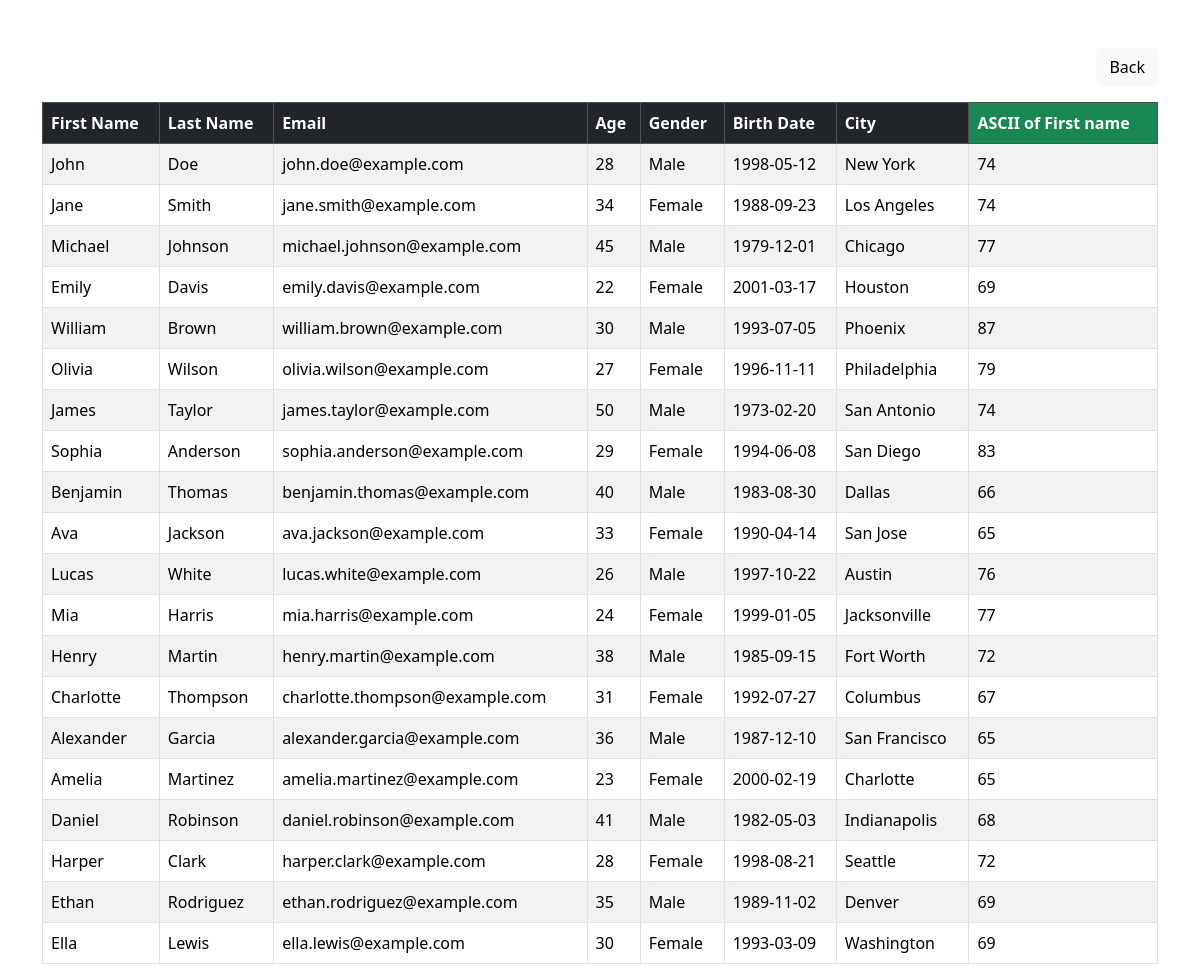
Page /ascii.php on the committed database.
### tables this page shows
CREATE TABLE `peopletbl` (
  `first_name` varchar(50) NOT NULL,
  `last_name` varchar(50) NOT NULL,
  `email` varchar(50) NOT NULL,
  `age` int(5) NOT NULL,
  `gender` varchar(20) NOT NULL,
  `birth_date` date NOT NULL,
  `city` varchar(50) NOT NULL
);

### ascii.php (the view, shortened to what this page needs)
<?php
require_once "dbconnection.php";
$sql = "SELECT *, ASCII(LEFT(first_name, 1)) AS first_char_ascii FROM peopletbl";
$result = mysqli_query($conn, $sql);
?>
<!DOCTYPE html>
<html lang="en">
<head>
    <link href="https://cdn.jsdelivr.net/npm/bootstrap@5.3.2/dist/css/bootstrap.min.css" rel="stylesheet">
</head>
<body>
    <div class="container mt-5">
        <div class="d-flex justify-content-end mb-3">
            <a href="index.php" class="btn btn-light">Back</a>
        </div>
        <table class="table table-bordered table-striped">
            <thead class="table-dark">
                <tr>
                    <th>First Name</th>
                    <th>Last Name</th>
                    <th>Email</th>
                    <th>Age</th>
                    <th>Gender</th>
                    <th>Birth Date</th>
                    <th>City</th>
                    <th class="bg-success">ASCII of First name</th>
                </tr>
            </thead>
            <tbody>
                <?php
                if (mysqli_num_rows($result) > 0) {
                    while ($row = mysqli_fetch_assoc($result)) {
                        echo "<tr>";
                        echo "<td>{$row['first_name']}</td>";
                        echo "<td>{$row['last_name']}</td>";
                        echo "<td>{$row['email']}</td>";
                        echo "<td>{$row['age']}</td>";
                        echo "<td>{$row['gender']}</td>";
                        echo "<td>{$row['birth_date']}</td>";
                        echo "<td>{$row['city']}</td>";
                        echo "<td>{$row['first_char_ascii']}</td>";
                        echo "</tr>";
                    }
                } else {
                    echo "<tr><td colspan='8'>No records found</td></tr>";
                }
                ?>
            </tbody>
        </table>
    </div>
</body>
</html>

### rows in the picture
peopletbl: first_name "John", last_name "Doe", email "john.doe@example.com", age "28", gender "Male", birth_date "1998-05-12", city "New York", first_char_ascii "74"
peopletbl: first_name "Jane", last_name "Smith", email "jane.smith@example.com", age "34", gender "Female", birth_date "1988-09-23", city "Los Angeles", first_char_ascii "74"
peopletbl: first_name "Michael", last_name "Johnson", email "michael.johnson@example.com", age "45", gender "Male", birth_date "1979-12-01", city "Chicago", first_char_ascii "77"
peopletbl: first_name "Emily", last_name "Davis", email "emily.davis@example.com", age "22", gender "Female", birth_date "2001-03-17", city "Houston", first_char_ascii "69"
peopletbl: first_name "William", last_name "Brown", email "william.brown@example.com", age "30", gender "Male", birth_date "1993-07-05", city "Phoenix", first_char_ascii "87"
peopletbl: first_name "Olivia", last_name "Wilson", email "olivia.wilson@example.com", age "27", gender "Female", birth_date "1996-11-11", city "Philadelphia", first_char_ascii "79"
peopletbl: first_name "James", last_name "Taylor", email "james.taylor@example.com", age "50", gender "Male", birth_date "1973-02-20", city "San Antonio", first_char_ascii "74"
peopletbl: first_name "Sophia", last_name "Anderson", email "sophia.anderson@example.com", age "29", gender "Female", birth_date "1994-06-08", city "San Diego", first_char_ascii "83"
peopletbl: first_name "Benjamin", last_name "Thomas", email "benjamin.thomas@example.com", age "40", gender "Male", birth_date "1983-08-30", city "Dallas", first_char_ascii "66"
peopletbl: first_name "Ava", last_name "Jackson", email "ava.jackson@example.com", age "33", gender "Female", birth_date "1990-04-14", city "San Jose", first_char_ascii "65"
peopletbl: first_name "Lucas", last_name "White", email "lucas.white@example.com", age "26", gender "Male", birth_date "1997-10-22", city "Austin", first_char_ascii "76"
peopletbl: first_name "Mia", last_name "Harris", email "mia.harris@example.com", age "24", gender "Female", birth_date "1999-01-05", city "Jacksonville", first_char_ascii "77"
peopletbl: first_name "Henry", last_name "Martin", email "henry.martin@example.com", age "38", gender "Male", birth_date "1985-09-15", city "Fort Worth", first_char_ascii "72"
peopletbl: first_name "Charlotte", last_name "Thompson", email "charlotte.thompson@example.com", age "31", gender "Female", birth_date "1992-07-27", city "Columbus", first_char_ascii "67"
peopletbl: first_name "Alexander", last_name "Garcia", email "alexander.garcia@example.com", age "36", gender "Male", birth_date "1987-12-10", city "San Francisco", first_char_ascii "65"
peopletbl: first_name "Amelia", last_name "Martinez", email "amelia.martinez@example.com", age "23", gender "Female", birth_date "2000-02-19", city "Charlotte", first_char_ascii "65"
peopletbl: first_name "Daniel", last_name "Robinson", email "daniel.robinson@example.com", age "41", gender "Male", birth_date "1982-05-03", city "Indianapolis", first_char_ascii "68"
peopletbl: first_name "Harper", last_name "Clark", email "harper.clark@example.com", age "28", gender "Female", birth_date "1998-08-21", city "Seattle", first_char_ascii "72"
peopletbl: first_name "Ethan", last_name "Rodriguez", email "ethan.rodriguez@example.com", age "35", gender "Male", birth_date "1989-11-02", city "Denver", first_char_ascii "69"
peopletbl: first_name "Ella", last_name "Lewis", email "ella.lewis@example.com", age "30", gender "Female", birth_date "1993-03-09", city "Washington", first_char_ascii "69"
